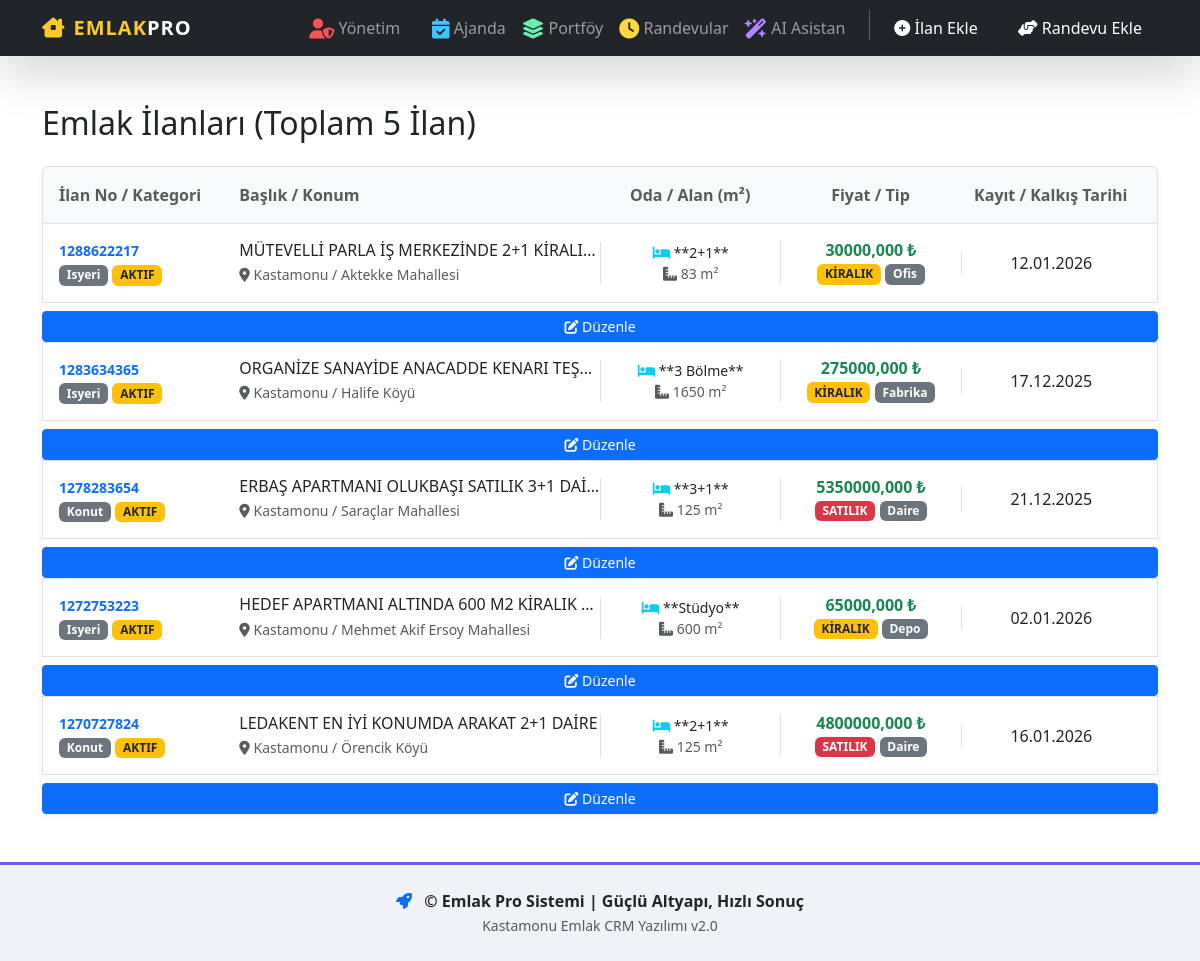
/, run on an earlier commit of the app's database.
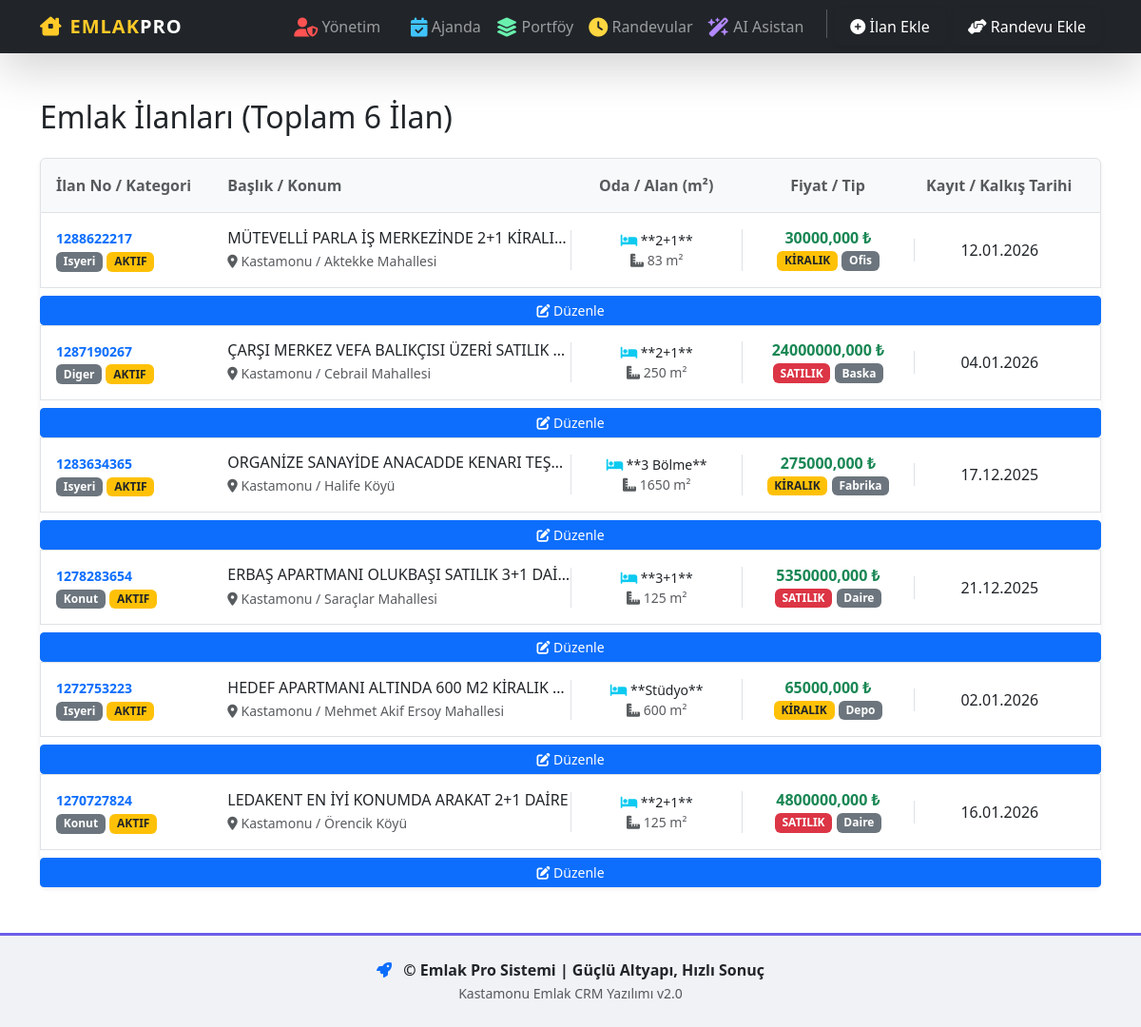
And on a later commit of the database.
### ilanlar/models.py (models this page shows, shortened)
class Ilan(models.Model):
    DURUM_SECENEKLERI = [
        ('Aktif', 'Aktif'),
        ('Pasif', 'Pasif')
    ]
    yayindan_kaldirilma_tarihi = models.DateField(
        null=True,
        blank=True,
        verbose_name="Yayından Kaldırılma Tarihi"
    )
    musteri = models.ForeignKey(
        'Musteri', # Model sınıfına işaret eder
        on_delete=models.SET_NULL, # İlan silinirse müşteri kaybolmasın
        null=True,
        blank=True,
        related_name='ilanlar',
        verbose_name="İlan Sahibi"
    )
    il = models.CharField(
        max_length=50,
        verbose_name="İl (Şehir)",
        help_text="Zorunlu Alan. Örn: İstanbul, Kastamonu"
    )
    ilce = models.CharField(
        max_length=50,
        verbose_name="İlçe",
        help_text="Zorunlu Alan. Örn: Merkez, Beşiktaş"
    )
    mahalle = models.CharField(
        max_length=100,
        verbose_name="Mahalle/Semt",
        help_text="Örn: Saraçlar Mh."
    )
    adres = models.TextField(
        null=True,
        blank=True,
        verbose_name="Açık Adres Detayı",
        help_text="Detaylı adres bilgisi (site içi, blok, kat vb.)"
    )
    islem_tipi = models.CharField(
        max_length=10,
        choices=ISLEM_TIPI_SECENEKLERI,
        default='satilik', # Varsayılan olarak satılık seçilebilir
        verbose_name="İşlem Tipi"
    )
    ilan_no = models.CharField(max_length=20, unique=True, verbose_name="İlan No")
    baslik = models.CharField(max_length=150, verbose_name="İlan Başlığı")
    ilan_tarihi = models.DateField(
        default=date.today,
        verbose_name='İlan Kayıt Tarihi'
    )
    ana_kategori = models.CharField(
        max_length=10,
        choices=ANA_KATEGORILER_SECENEKLERI,
        default='konut',
        verbose_name='Mülk Tipi'
    )
    detay_kategori = models.CharField(
        max_length=10,
        choices=DETAY_KATEGORI_SECENEKLERI,
        default='daire',
        verbose_name='Mülk Alt Tipi'
    )
    fiyat = models.DecimalField(
    max_digits=15,
    decimal_places=2, # Emlakta virgülden sonra 2 basamak (kuruş) yeterlidir
    verbose_name="Fiyat"
)
    brut = models.DecimalField(max_digits=10, decimal_places=2,null=True, blank=True, verbose_name="Brüt Alan (m²)")
    net = models.DecimalField(max_digits=10, decimal_places=2, verbose_name="Net Alan (m²)")
    oda_sayisi = models.CharField(
        max_length=10,
        choices=ODA_SAYISI_SECENEKLERI, # <-- Seçenek listesi atandı
        default='2+1',
        verbose_name="Oda Sayısı"
    )
    bina_yasi = models.IntegerField(null=True, blank=True, verbose_name="Bina Yaşı")
    bulundugu_kat = models.CharField(max_length=10, null=True, blank=True, verbose_name="Bulunduğu Kat")
    kat_sayisi = models.IntegerField(null=True, blank=True, verbose_name="Kat Sayısı")
    isitma_tipi = models.CharField(
        max_length=20,
        choices=ISITMA_SECENEKLERI,
        default='kombi',
        verbose_name="Isıtma Tipi"
    )
    banyo_sayisi = models.IntegerField(null=True, blank=True, verbose_name="Banyo Sayısı")
    mutfak_tipi = models.CharField(
        max_length=10,
        choices=MUTFAK_SECENEKLERI,
        default='kapali',
        verbose_name="Mutfak Tipi"
    )
    balkon = models.BooleanField(default=False, verbose_name="Balkon")
    asansor = models.BooleanField(default=False, verbose_name="Asansör")
    otopark_durumu = models.CharField(
        max_length=15,
        choices=OTOPARK_SECENEKLERI,
        default='yok',
        verbose_name="Otopark Durumu"
    )
    esyali = models.BooleanField(default=False, verbose_name="Eşyalı")
    kullanim_durumu = models.CharField(
    max_length=50,
    choices=KULLANIM_DURUMLARI_SECENEKLERI,
    default='Boş',
    verbose_name="Kullanım Durumu"
    )
    site_icerisinde = models.BooleanField(default=False, verbose_name="Site İçerisinde")
    site_adi = models.CharField(max_length=100, null=True, blank=True, verbose_name="Site Adı")
    aidat = models.DecimalField(max_digits=10, decimal_places=2, null=True, blank=True, verbose_name="Aidat")
    krediye_uygun = models.BooleanField(default=False, verbose_name="Krediye Uygun")
    tapu_durumu = models.CharField(
        max_length=20,
        choices=TAPU_DURUMU_SECENEKLERI,
        default='kat_mulkiyeti',
        verbose_name="Tapu Durumu (Mülkiyet)"
    )
    kimden = models.CharField(max_length=50, null=True, blank=True, verbose_name="İlan Sahibi")
    takas = models.BooleanField(default=False, verbose_name="Takas")
    durum = models.CharField(max_length=20, choices=DURUM_SECENEKLERI, default='Aktif', verbose_name="Durum")
    pasif_nedeni = models.CharField(
        max_length=50,
        choices=PASIF_NEDENLERI,
        verbose_name="Pasif Nedeni",
        null=True,
        blank=True,
    )
    imar_durumu = models.CharField(
        max_length=20,
        choices=IMAR_DURUMU_SECENEKLERI,
        default='imar_yok',
        verbose_name="İmar Durumu"
    )
    m2 =models.DecimalField(max_digits=10, decimal_places=2, null=True, blank=True, verbose_name="Alan (m²)")
    m2_fiyati = models.DecimalField(max_digits=10, decimal_places=2, null=True, blank=True, verbose_name="m² Fiyatı")
    ada_no = models.CharField(max_length=50, null=True, blank=True, verbose_name="Ada No")
    parsel_no = models.CharField(max_length=50, null=True, blank=True, verbose_name="Parsel No")
    def net_alan_orani(self):
        """Net alanın brüt alana oranını hesaplar (Yüzde olarak)."""
        if self.brut and self.net and self.brut > 0:
            oran = (self.net / self.brut) * 100
            return f"%{oran:.1f}"
        return "N/A"
    net_alan_orani.short_description = "Net/Brüt Oranı"
    def fiyat_goster(self):
        """Fiyatı Türkçe para birimi formatında gösterir."""
        try:
            return f"{self.fiyat:,.0f} TL"
        except (ValueError, TypeError):
            return "Fiyat Belirtilmemiş"
    fiyat_goster.short_description = "Fiyat"
    def durum_kontrol(self):
        """İlan durumuna göre renkli ikon ve pasif ise nedenini döndürür."""
        if self.durum == 'Aktif':
            return mark_safe('<span style="color: green; font-weight: bold;">🟢 Aktif</span>')
        elif self.durum == 'Pasif':
            neden_label = self.get_pasif_nedeni_display()
            aciklama = f"Neden: {neden_label}" if self.pasif_nedeni else "Neden Belirtilmemiş"
            return mark_safe(f'<span style="color: red;">🔴 Pasif</span> - <small>{aciklama}</small>')
        return self.durum
    durum_kontrol.short_description = "Durum"
    class Meta:
        verbose_name = "İlan"
        verbose_name_plural = "İlanlar"
        ordering = ['-ilan_tarihi']

### ilanlar/views.py (the view, shortened to what this page needs)
# urls.py: path('', views.IlanListView.as_view(), name='ilan_listesi'),
class IlanListView(ListView):
    model = Ilan
    template_name = 'ilanlar/ilan_listesi.html'
    context_object_name = 'ilanlar' # Varsayılan listeyi 'ilanlar' olarak adlandırır
    paginate_by = 10
    def get_context_data(self, **kwargs):
        context = super().get_context_data(**kwargs)
        bugun = date.today()
        yarin = bugun + timedelta(days=1)
        bugun_kalkan_ilanlar_qs = self.model.objects.filter(
            yayindan_kaldirilma_tarihi=bugun
        )
        yarin_kalkan_ilanlar_qs = self.model.objects.filter(
            yayindan_kaldirilma_tarihi=yarin
        )
        diger_ilanlar_qs = self.model.objects.exclude(
            id__in=bugun_kalkan_ilanlar_qs.values_list('id', flat=True)
        )
        context['bugun_kalkan_ilanlar'] = bugun_kalkan_ilanlar_qs
        context['yarin_kalkan_ilanlar'] = yarin_kalkan_ilanlar_qs
        context['diger_ilanlar'] = diger_ilanlar_qs
        context['toplam_ilan_sayisi'] = bugun_kalkan_ilanlar_qs.count() + diger_ilanlar_qs.count()
        context['uyari_ilan_toplami'] = bugun_kalkan_ilanlar_qs.count() + yarin_kalkan_ilanlar_qs.count()
        return context
    def get_queryset(self):
        return Ilan.objects.filter(durum='Aktif').order_by('-ilan_tarihi')

### ilanlar/templates/ilanlar/ilan_listesi.html (shortened to what this page needs)
{% extends 'base.html' %}
{% load static %}
{% load tz %}
{% now "Y-m-d" as bugun_tarih %}
{% block content %}
{% with toplam_ilan_sayisi=bugun_kalkan_ilanlar.count|add:diger_ilanlar.count|add:yarin_kalkan_ilanlar.count %}
<h2 class="mb-4">Emlak İlanları (Toplam {{ toplam_ilan_sayisi }} İlan)</h2>
{% endwith %}
<div class="list-group shadow-sm">
    <div class="list-group-item list-group-item-action bg-light text-muted d-none d-md-flex py-3">
        <div class="col-md-2 fw-bold">İlan No / Kategori</div>
        <div class="col-md-4 fw-bold">Başlık / Konum</div>
        <div class="col-md-2 fw-bold text-center">Oda / Alan (m²)</div>
        <div class="col-md-2 fw-bold text-center">Fiyat / Tip</div>
        <div class="col-md-2 fw-bold text-center">Kayıt / Kalkış Tarihi</div>
    </div>
    {% for ilan in diger_ilanlar %}
    {% include 'ilanlar/parca_ilan_satiri.html' with ilan=ilan uyari_sinifi="" %}
    {% empty %}
    <div class="list-group-item">
        <p class="alert alert-info mb-0">Sistemde kayıtlı ilan bulunmamaktadır.</p>
    </div>
    {% endfor %}
</div>
{% endblock content %}

### ilanlar/templates/ilanlar/parca_ilan_satiri.html (shortened to what this page needs)
{% load static %}
<a href="{% url 'ilan_detay' ilan.pk %}"
    class="list-group-item list-group-item-action d-flex flex-wrap align-items-center py-3 {{ uyari_sinifi }}">
    <div class="col-12 col-md-2 mb-2 mb-md-0">
        <p class="mb-0 small text-primary fw-bold">{{ ilan.ilan_no }}</p>
        <span class="badge bg-secondary">{{ ilan.ana_kategori|capfirst }}</span>
        {% if ilan.durum == 'Aktif' %}
        <span class="badge bg-warning text-dark text-uppercase">{{ ilan.get_durum_display|upper }}</span>
        {% endif %}
    </div>
    <div class="col-12 col-md-4 mb-2 mb-md-0">
        <h6 class="mb-1 text-truncate">{{ ilan.baslik }}</h6>
        {% if ilan.il and ilan.mahalle %}
        <small class="text-muted d-block">
            <i class="fas fa-map-marker-alt"></i> {{ ilan.il }} / {{ ilan.mahalle }}
        </small>
        {% endif %}
    </div>
    <div class="col-6 col-md-2 text-center border-start mb-2 mb-md-0">
        <p class="mb-0 small"><i class="fas fa-bed text-info"></i> **{{ ilan.oda_sayisi }}**</p>
        <p class="mb-0 small text-muted"><i class="fas fa-ruler-combined"></i> {{ ilan.net|floatformat:0 }} m²</p>
    </div>
    <div class="col-6 col-md-2 text-center border-start mb-2 mb-md-0">
        <p class="h6 text-success fw-bold mb-0">
            {{ ilan.fiyat|floatformat:3 }} ₺
        </p>
        {% if ilan.islem_tipi == 'satilik' %}
        <span class="badge bg-danger text-uppercase">{{ ilan.get_islem_tipi_display }}</span>
        {% elif ilan.islem_tipi == 'kiralik' %}
        <span class="badge bg-warning text-dark text-uppercase">{{ ilan.get_islem_tipi_display }}</span>
        {% else %}
        <span class="badge bg-secondary text-uppercase">{{ ilan.get_islem_tipi_display|default:"-" }}</span>
        {% endif %}
        <small class="badge bg-secondary">{{ ilan.detay_kategori|capfirst }}</small>
    </div>
    <div class="col-12 col-md-2 text-center border-start">
        {% if uyari_sinifi %}
        <span class="text-danger fw-bold">🚨 BUGÜN KALKIYOR!</span>
        {% else %}
        {{ ilan.yayindan_kaldirilma_tarihi|date:"d.m.Y" }}
        {% endif %}
    </div>
    <a href="/admin/ilanlar/ilan/{{ ilan.pk }}/change/" class="btn btn-sm btn-primary mt-2"
        title="İlanı Yönetim Panelinde Düzenle">
        <i class="fas fa-edit"></i> Düzenle
    </a>
</a>

What changed in the data, as far as the page shows it:
added Ilan: ilan_no "1287190267", ana_kategori "Diger", durum "AKTIF", baslik "ÇARŞI MERKEZ VEFA BALIKÇISI ÜZERİ SATILIK…", il "Kastamonu", mahalle "Cebrail Mahallesi", oda_sayisi "2+1", net "250", fiyat "24000000,000", islem_tipi "SATILIK", detay_kategori "Baska", yayindan_kaldirilma_tarihi "04.01.2026"
Also different on the page:
{{ toplam_ilan_sayisi }}: "5" → "6"
